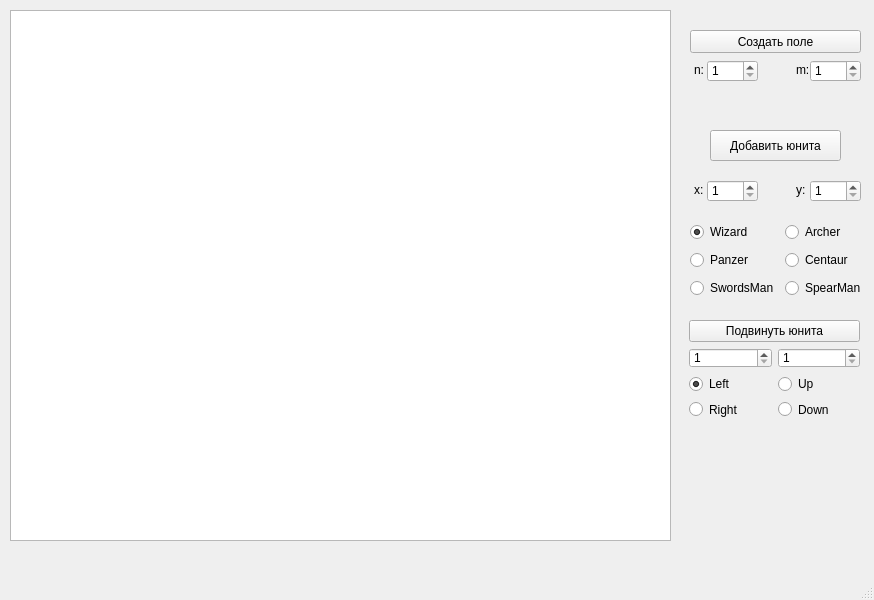
<?xml version="1.0" encoding="UTF-8"?>
<ui version="4.0">
 <class>MainWindow</class>
 <widget class="QMainWindow" name="MainWindow">
  <property name="geometry">
   <rect>
    <x>0</x>
    <y>0</y>
    <width>874</width>
    <height>600</height>
   </rect>
  </property>
  <property name="windowTitle">
   <string>MainWindow</string>
  </property>
  <widget class="QWidget" name="centralwidget">
   <widget class="QGraphicsView" name="cell">
    <property name="geometry">
     <rect>
      <x>10</x>
      <y>10</y>
      <width>661</width>
      <height>531</height>
     </rect>
    </property>
   </widget>
   <widget class="QPushButton" name="create_cell">
    <property name="geometry">
     <rect>
      <x>690</x>
      <y>30</y>
      <width>171</width>
      <height>23</height>
     </rect>
    </property>
    <property name="text">
     <string>Создать поле</string>
    </property>
   </widget>
   <widget class="QSpinBox" name="size_n">
    <property name="geometry">
     <rect>
      <x>707</x>
      <y>60</y>
      <width>51</width>
      <height>22</height>
     </rect>
    </property>
    <property name="minimum">
     <number>1</number>
    </property>
   </widget>
   <widget class="QSpinBox" name="size_m">
    <property name="geometry">
     <rect>
      <x>810</x>
      <y>60</y>
      <width>51</width>
      <height>22</height>
     </rect>
    </property>
    <property name="minimum">
     <number>1</number>
    </property>
   </widget>
   <widget class="QLabel" name="label">
    <property name="geometry">
     <rect>
      <x>694</x>
      <y>62</y>
      <width>21</width>
      <height>16</height>
     </rect>
    </property>
    <property name="text">
     <string>n:</string>
    </property>
   </widget>
   <widget class="QLabel" name="label_2">
    <property name="geometry">
     <rect>
      <x>796</x>
      <y>62</y>
      <width>16</width>
      <height>16</height>
     </rect>
    </property>
    <property name="text">
     <string>m:</string>
    </property>
   </widget>
   <widget class="QPushButton" name="add_unit">
    <property name="geometry">
     <rect>
      <x>710</x>
      <y>130</y>
      <width>131</width>
      <height>31</height>
     </rect>
    </property>
    <property name="text">
     <string>Добавить юнита</string>
    </property>
   </widget>
   <widget class="QSpinBox" name="x">
    <property name="geometry">
     <rect>
      <x>707</x>
      <y>180</y>
      <width>51</width>
      <height>22</height>
     </rect>
    </property>
    <property name="minimum">
     <number>1</number>
    </property>
   </widget>
   <widget class="QLabel" name="label_3">
    <property name="geometry">
     <rect>
      <x>796</x>
      <y>182</y>
      <width>16</width>
      <height>16</height>
     </rect>
    </property>
    <property name="text">
     <string>y:</string>
    </property>
   </widget>
   <widget class="QLabel" name="label_4">
    <property name="geometry">
     <rect>
      <x>694</x>
      <y>182</y>
      <width>21</width>
      <height>16</height>
     </rect>
    </property>
    <property name="text">
     <string>x:</string>
    </property>
   </widget>
   <widget class="QSpinBox" name="y">
    <property name="geometry">
     <rect>
      <x>810</x>
      <y>180</y>
      <width>51</width>
      <height>22</height>
     </rect>
    </property>
    <property name="minimum">
     <number>1</number>
    </property>
   </widget>
   <widget class="QWidget" name="horizontalLayoutWidget_2">
    <property name="geometry">
     <rect>
      <x>690</x>
      <y>220</y>
      <width>176</width>
      <height>80</height>
     </rect>
    </property>
    <layout class="QHBoxLayout" name="horizontalLayout_2">
     <item>
      <layout class="QVBoxLayout" name="verticalLayout_2">
       <item>
        <widget class="QRadioButton" name="wizard">
         <property name="text">
          <string>Wizard</string>
         </property>
         <property name="checked">
          <bool>true</bool>
         </property>
        </widget>
       </item>
       <item>
        <widget class="QRadioButton" name="panzer">
         <property name="text">
          <string>Panzer</string>
         </property>
        </widget>
       </item>
       <item>
        <widget class="QRadioButton" name="swordsman">
         <property name="text">
          <string>SwordsMan</string>
         </property>
        </widget>
       </item>
      </layout>
     </item>
     <item>
      <layout class="QVBoxLayout" name="verticalLayout">
       <item>
        <widget class="QRadioButton" name="archer">
         <property name="text">
          <string>Archer</string>
         </property>
        </widget>
       </item>
       <item>
        <widget class="QRadioButton" name="centaur">
         <property name="text">
          <string>Centaur</string>
         </property>
        </widget>
       </item>
       <item>
        <widget class="QRadioButton" name="spearman">
         <property name="text">
          <string>SpearMan</string>
         </property>
        </widget>
       </item>
      </layout>
     </item>
    </layout>
   </widget>
   <widget class="QWidget" name="verticalLayoutWidget_3">
    <property name="geometry">
     <rect>
      <x>689</x>
      <y>320</y>
      <width>171</width>
      <height>99</height>
     </rect>
    </property>
    <layout class="QVBoxLayout" name="verticalLayout_3">
     <item>
      <widget class="QPushButton" name="move_unit">
       <property name="text">
        <string>Подвинуть юнита</string>
       </property>
      </widget>
     </item>
     <item>
      <layout class="QGridLayout" name="gridLayout">
       <item row="0" column="2">
        <widget class="QSpinBox" name="diff_y">
         <property name="minimum">
          <number>1</number>
         </property>
        </widget>
       </item>
       <item row="2" column="2">
        <widget class="QRadioButton" name="down">
         <property name="text">
          <string>Down</string>
         </property>
        </widget>
       </item>
       <item row="0" column="0">
        <widget class="QSpinBox" name="diff_x">
         <property name="minimum">
          <number>1</number>
         </property>
        </widget>
       </item>
       <item row="1" column="2">
        <widget class="QRadioButton" name="up">
         <property name="text">
          <string>Up</string>
         </property>
        </widget>
       </item>
       <item row="1" column="0">
        <widget class="QRadioButton" name="left">
         <property name="text">
          <string>Left</string>
         </property>
         <property name="checked">
          <bool>true</bool>
         </property>
        </widget>
       </item>
       <item row="2" column="0">
        <widget class="QRadioButton" name="right">
         <property name="text">
          <string>Right</string>
         </property>
        </widget>
       </item>
      </layout>
     </item>
    </layout>
   </widget>
  </widget>
  <widget class="QMenuBar" name="menubar">
   <property name="geometry">
    <rect>
     <x>0</x>
     <y>0</y>
     <width>874</width>
     <height>21</height>
    </rect>
   </property>
  </widget>
  <widget class="QStatusBar" name="statusbar"/>
 </widget>
 <resources/>
 <connections/>
</ui>
